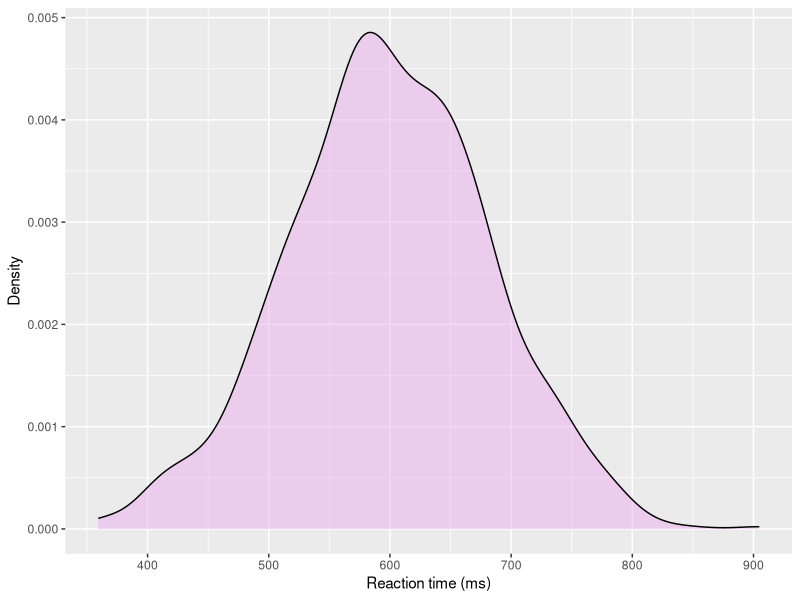
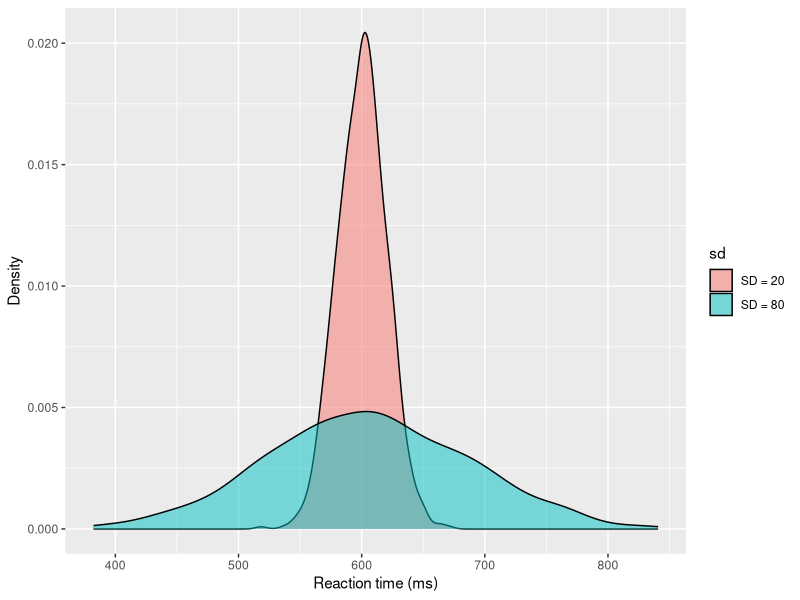

These charts were generated, in order, by the following R code:
## ---- chunk 1
knitr::opts_chunk$set(echo = TRUE, message = FALSE, warning = FALSE)
## ---- chunk 2
library(tidyverse)
library(palmerpenguins)
## ---- chunk 3
glimpse(penguins)
## ---- chunk 4
set.seed(1)
## ---- chunk 5
rt <- tibble(value = rnorm(1000, mean = 600, sd = 80))
## ---- chunk 6
ggplot(rt, aes(x = value)) +
  geom_density(fill = "plum2", alpha = 0.5) +
  labs(x = "Reaction time (ms)", y = "Density")
## ---- chunk 7
set.seed(2)
## ---- chunk 8
rt2 <- bind_rows(
  tibble(value = rnorm(1000, mean = 600, sd = 80), sd = "SD = 80"),
  tibble(value = rnorm(1000, mean = 600, sd = 20), sd = "SD = 20")
)
## ---- chunk 9
ggplot(rt2, aes(x = value, fill = sd)) +
  geom_density(alpha = 0.5) +
  labs(x = "Reaction time (ms)", y = "Density")
## ---- chunk 10
mean(penguins$flipper_length_mm)
## ---- chunk 11
mean(na.omit(penguins)$flipper_length_mm)
mean(penguins$flipper_length_mm, na.rm = TRUE)
## ---- chunk 12
nrow(penguins)
nrow(na.omit(penguins))
sum(is.na(penguins$flipper_length_mm))
## ---- chunk 13
median(penguins$flipper_length_mm, na.rm = TRUE)
## ---- chunk 14
find_mode <- function(x) {
  u <- unique(x)
  tab <- tabulate(match(x, u))
  u[tab == max(tab)]
}
## ---- chunk 15
find_mode(penguins$island)
find_mode(penguins$species)
## ---- chunk 16
count(penguins, island)
count(penguins, species)
## ---- chunk 17
sd(penguins$body_mass_g, na.rm = TRUE)
mad(penguins$body_mass_g, na.rm = TRUE)
range(penguins$body_mass_g, na.rm = TRUE)
## ---- chunk 18
diff(range(penguins$body_mass_g, na.rm = TRUE))
## ---- chunk 19
quantile(penguins$body_mass_g, na.rm = TRUE)
## ---- chunk 20
rts <- c(512, 548, 575, 590, 601, 615, 630, 644, 668, 702)
## ---- chunk 21
c(mean = mean(rts), median = median(rts), sd = sd(rts), mad = mad(rts))

rts_slow <- c(rts, 3000)
c(mean = mean(rts_slow), median = median(rts_slow), sd = sd(rts_slow), mad = mad(rts_slow))
## ---- chunk 22
penguins |>
  group_by(species) |>
  summarise(mean_mass = mean(body_mass_g, na.rm = TRUE),
            sd_mass = sd(body_mass_g, na.rm = TRUE),
            n = n())
## ---- chunk 23
penguins |>
  summarise(mean_mass = mean(body_mass_g, na.rm = TRUE),
            sd_mass = sd(body_mass_g, na.rm = TRUE),
            n = n(),
            .by = species)
## ---- chunk 24
penguins |>
  summarise(mean_mass = mean(body_mass_g, na.rm = TRUE), .by = island) |>
  arrange(desc(mean_mass))
## ---- chunk 25
count(penguins, island, species)
